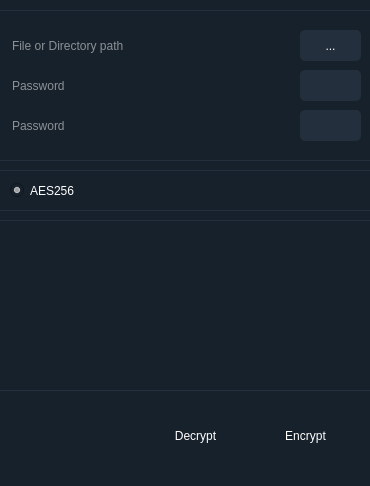
<?xml version="1.0" encoding="UTF-8"?>
<ui version="4.0">
 <class>MainWindow</class>
 <widget class="QMainWindow" name="MainWindow">
  <property name="geometry">
   <rect>
    <x>0</x>
    <y>0</y>
    <width>370</width>
    <height>486</height>
   </rect>
  </property>
  <property name="minimumSize">
   <size>
    <width>370</width>
    <height>486</height>
   </size>
  </property>
  <property name="maximumSize">
   <size>
    <width>370</width>
    <height>486</height>
   </size>
  </property>
  <property name="windowTitle">
   <string>MainWindow</string>
  </property>
  <property name="styleSheet">
   <string notr="true">background-color: rgb(23, 33, 43);
color: rgb(255, 255, 255);</string>
  </property>
  <widget class="QWidget" name="centralwidget">
   <widget class="QFrame" name="frame">
    <property name="geometry">
     <rect>
      <x>0</x>
      <y>10</y>
      <width>381</width>
      <height>151</height>
     </rect>
    </property>
    <property name="styleSheet">
     <string notr="true">border-bottom: 1px solid rgb(36, 47, 61);
border-top: 1px solid rgb(36, 47, 61);</string>
    </property>
    <property name="frameShape">
     <enum>QFrame::StyledPanel</enum>
    </property>
    <property name="frameShadow">
     <enum>QFrame::Raised</enum>
    </property>
    <widget class="QLineEdit" name="Dir">
     <property name="geometry">
      <rect>
       <x>10</x>
       <y>20</y>
       <width>281</width>
       <height>31</height>
      </rect>
     </property>
     <property name="styleSheet">
      <string notr="true">border: none;
border: 1px solid &quot;#30C193&quot;;
border-radius: 5px;
color: &quot;#30C193&quot;;
font: 700 13pt &quot;Corbel&quot;;</string>
     </property>
     <property name="maxLength">
      <number>100</number>
     </property>
     <property name="readOnly">
      <bool>false</bool>
     </property>
     <property name="placeholderText">
      <string>File or Directory path</string>
     </property>
    </widget>
    <widget class="QToolButton" name="toolButton">
     <property name="geometry">
      <rect>
       <x>300</x>
       <y>20</y>
       <width>61</width>
       <height>31</height>
      </rect>
     </property>
     <property name="styleSheet">
      <string notr="true">border: none;
border-radius: 5px;
background-color: rgb(36, 47, 61);
color: &quot;#30C193&quot;;
font: 700 13pt &quot;Corbel&quot;;</string>
     </property>
     <property name="text">
      <string>...</string>
     </property>
    </widget>
    <widget class="QLineEdit" name="password">
     <property name="geometry">
      <rect>
       <x>10</x>
       <y>60</y>
       <width>281</width>
       <height>31</height>
      </rect>
     </property>
     <property name="styleSheet">
      <string notr="true">border: none;
border: 1px solid &quot;#30C193&quot;;
border-radius: 5px;
color: &quot;#30C193&quot;;
font: 700 13pt &quot;Corbel&quot;;</string>
     </property>
     <property name="text">
      <string/>
     </property>
     <property name="maxLength">
      <number>30</number>
     </property>
     <property name="echoMode">
      <enum>QLineEdit::Password</enum>
     </property>
     <property name="placeholderText">
      <string>Password</string>
     </property>
    </widget>
    <widget class="QPushButton" name="generatepass">
     <property name="geometry">
      <rect>
       <x>300</x>
       <y>60</y>
       <width>61</width>
       <height>31</height>
      </rect>
     </property>
     <property name="styleSheet">
      <string notr="true">border: none;
border-radius: 5px;
background-color: rgb(36, 47, 61);
color: &quot;#30C193&quot;;
font: 700 13pt &quot;Corbel&quot;;</string>
     </property>
     <property name="text">
      <string/>
     </property>
     <property name="icon">
      <iconset resource="base.qrc">
       <normaloff>:/prefix1/icon/refresh.png</normaloff>:/prefix1/icon/refresh.png</iconset>
     </property>
    </widget>
    <widget class="QLabel" name="label_2">
     <property name="geometry">
      <rect>
       <x>266</x>
       <y>64</y>
       <width>21</width>
       <height>20</height>
      </rect>
     </property>
     <property name="styleSheet">
      <string notr="true">border: none;</string>
     </property>
     <property name="text">
      <string/>
     </property>
    </widget>
    <widget class="QLineEdit" name="replacepassw">
     <property name="geometry">
      <rect>
       <x>10</x>
       <y>100</y>
       <width>281</width>
       <height>31</height>
      </rect>
     </property>
     <property name="styleSheet">
      <string notr="true">border: none;
border: 1px solid &quot;#30C193&quot;;
border-radius: 5px;
color: &quot;#30C193&quot;;
font: 700 13pt &quot;Corbel&quot;;</string>
     </property>
     <property name="text">
      <string/>
     </property>
     <property name="maxLength">
      <number>30</number>
     </property>
     <property name="echoMode">
      <enum>QLineEdit::Password</enum>
     </property>
     <property name="placeholderText">
      <string>Password</string>
     </property>
    </widget>
    <widget class="QLabel" name="label_3">
     <property name="geometry">
      <rect>
       <x>266</x>
       <y>109</y>
       <width>20</width>
       <height>16</height>
      </rect>
     </property>
     <property name="styleSheet">
      <string notr="true">border: none;</string>
     </property>
     <property name="text">
      <string/>
     </property>
    </widget>
    <widget class="QPushButton" name="hideorseek">
     <property name="geometry">
      <rect>
       <x>300</x>
       <y>100</y>
       <width>61</width>
       <height>31</height>
      </rect>
     </property>
     <property name="styleSheet">
      <string notr="true">border: none;
border-radius: 5px;
background-color: rgb(36, 47, 61);
color: &quot;#30C193&quot;;
font: 700 13pt &quot;Corbel&quot;;</string>
     </property>
     <property name="text">
      <string/>
     </property>
     <property name="icon">
      <iconset resource="base.qrc">
       <normaloff>:/prefix1/icon/eye.png</normaloff>:/prefix1/icon/eye.png</iconset>
     </property>
     <property name="checkable">
      <bool>true</bool>
     </property>
    </widget>
   </widget>
   <widget class="QFrame" name="frame_2">
    <property name="geometry">
     <rect>
      <x>0</x>
      <y>170</y>
      <width>371</width>
      <height>41</height>
     </rect>
    </property>
    <property name="styleSheet">
     <string notr="true">border-bottom: 1px solid rgb(36, 47, 61);
border-top: 1px solid rgb(36, 47, 61);</string>
    </property>
    <property name="frameShape">
     <enum>QFrame::StyledPanel</enum>
    </property>
    <property name="frameShadow">
     <enum>QFrame::Raised</enum>
    </property>
    <widget class="QRadioButton" name="aes256radio">
     <property name="geometry">
      <rect>
       <x>10</x>
       <y>10</y>
       <width>111</width>
       <height>21</height>
      </rect>
     </property>
     <property name="styleSheet">
      <string notr="true">color: &quot;#30C193&quot;;
font: 700 13pt &quot;Corbel&quot;;
border: none;
</string>
     </property>
     <property name="text">
      <string>AES256</string>
     </property>
     <property name="checked">
      <bool>true</bool>
     </property>
    </widget>
   </widget>
   <widget class="QFrame" name="frame_4">
    <property name="geometry">
     <rect>
      <x>0</x>
      <y>220</y>
      <width>371</width>
      <height>171</height>
     </rect>
    </property>
    <property name="styleSheet">
     <string notr="true">border-bottom: 1px solid rgb(36, 47, 61);
border-top: 1px solid rgb(36, 47, 61);</string>
    </property>
    <property name="frameShape">
     <enum>QFrame::StyledPanel</enum>
    </property>
    <property name="frameShadow">
     <enum>QFrame::Raised</enum>
    </property>
    <widget class="QListWidget" name="listDir">
     <property name="geometry">
      <rect>
       <x>10</x>
       <y>20</y>
       <width>351</width>
       <height>141</height>
      </rect>
     </property>
     <property name="styleSheet">
      <string notr="true">color: &quot;#30C193&quot;;
font: 700 13pt &quot;Corbel&quot;;
border: none;</string>
     </property>
    </widget>
   </widget>
   <widget class="QPushButton" name="encryptButton">
    <property name="geometry">
     <rect>
      <x>260</x>
      <y>420</y>
      <width>91</width>
      <height>31</height>
     </rect>
    </property>
    <property name="styleSheet">
     <string notr="true">#encryptButton {
border: none;
color: &quot;#30C193&quot;;
font: 700 10pt &quot;Corbel&quot;;
border-radius: 5px;
}
#encryptButton:hover {
border: 1px solid &quot;#30C193&quot;;
}</string>
    </property>
    <property name="text">
     <string>Encrypt</string>
    </property>
    <property name="checkable">
     <bool>true</bool>
    </property>
   </widget>
   <widget class="QPushButton" name="decryptButton">
    <property name="geometry">
     <rect>
      <x>150</x>
      <y>420</y>
      <width>91</width>
      <height>31</height>
     </rect>
    </property>
    <property name="styleSheet">
     <string notr="true">#decryptButton {
border: none;
color: &quot;#30C193&quot;;
font: 700 10pt &quot;Corbel&quot;;
border-radius: 5px;
}
#decryptButton:hover {
border: 1px solid &quot;#30C193&quot;;
}</string>
    </property>
    <property name="text">
     <string>Decrypt</string>
    </property>
    <property name="checkable">
     <bool>true</bool>
    </property>
   </widget>
  </widget>
  <widget class="QStatusBar" name="statusbar"/>
 </widget>
 <resources>
  <include location="base.qrc"/>
 </resources>
 <connections/>
</ui>
